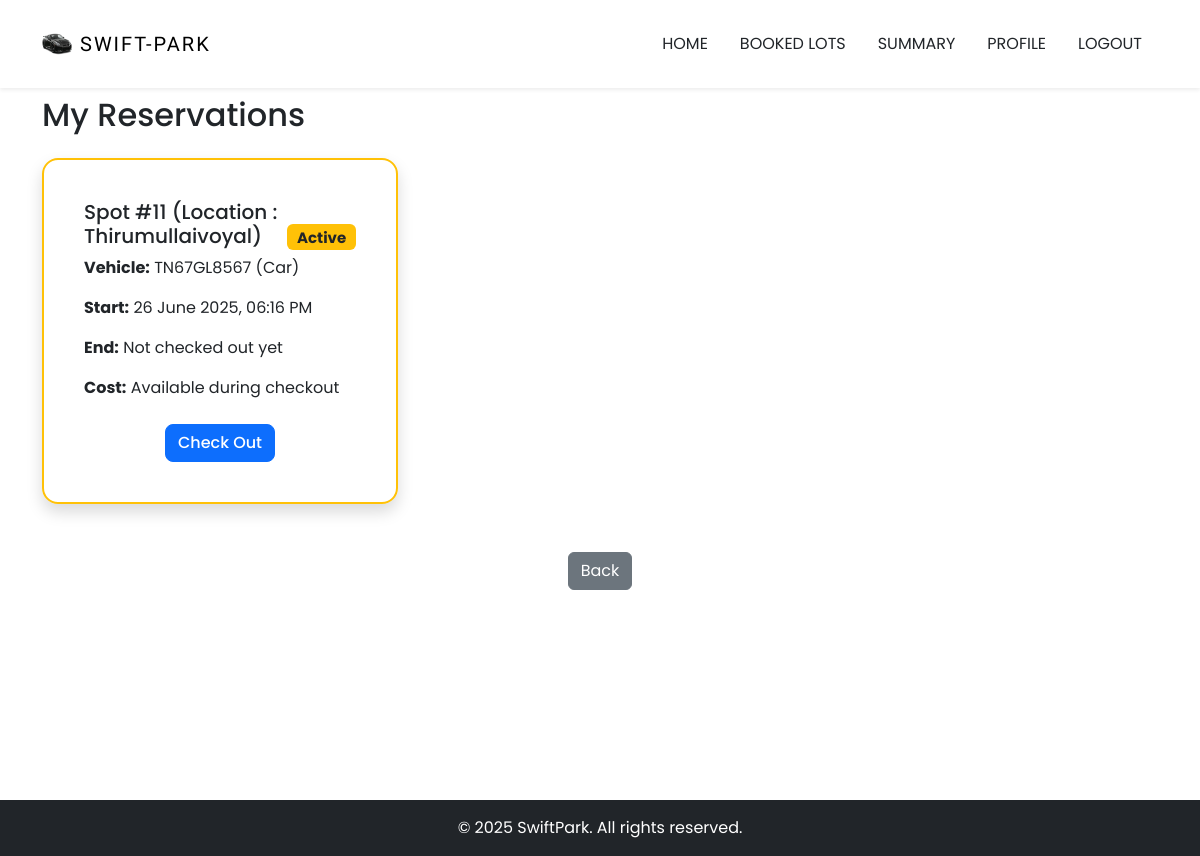
The app's page /user/my_reservations (signed in) with its own data.
### WorkSpace/models.py (models this page shows, shortened)
class Reservation(db.Model):
    id = db.Column(db.Integer, primary_key=True)
    lot_id = db.Column(db.Integer, db.ForeignKey('parking_lot.id'), nullable=False)
    spot_id = db.Column(db.Integer, db.ForeignKey('parking_spot.id'), nullable=False)
    user_id = db.Column(db.Integer, db.ForeignKey('user.id'), nullable=False)
    vehicle_id = db.Column(db.Integer, db.ForeignKey('vehicle.id'), nullable=False)
    parking_timestamp = db.Column(db.DateTime, nullable=False)
    leaving_timestamp = db.Column(db.DateTime, nullable=True)  # Now nullable
    parking_cost = db.Column(db.Float, nullable=True)          # Now nullable

class ParkingLot(db.Model):
    id = db.Column(db.Integer, primary_key=True)
    prime_location_name = db.Column(db.String(150), nullable=False)
    price = db.Column(db.Float, nullable=False)
    address = db.Column(db.String(250), nullable=False)
    pin_code = db.Column(db.Integer, nullable=False)
    maximum_number_of_spots = db.Column(db.Integer, nullable=False)
    is_deleted = db.Column(db.Boolean , default = False , nullable = False)
    spots = db.relationship('ParkingSpot', backref='lot', lazy=True)
    reservations = db.relationship('Reservation', backref='lot', lazy=True)

class Vehicle(db.Model):
    id = db.Column(db.Integer, primary_key=True)
    registration_number = db.Column(db.String(20), unique=True, nullable=False)
    vehicle_type = db.Column(db.String(50))  # car, bus, lorry
    user_id = db.Column(db.Integer, db.ForeignKey('user.id'), nullable=False)
    reservations = db.relationship('Reservation', backref='vehicle', lazy=True)

### WorkSpace/routes.py (the view)
@routes.route('/user/my_reservations')
@login_required
def my_reservations() :
    reservations = Reservation.query.filter_by(user_id = current_user.id).all()
    return render_template('my_reservations.html' , reservations = reservations , now = datetime.now() )

### WorkSpace/templates/my_reservations.html (shortened to what this page needs)
{% extends "base.html" %}
{% block content %}
<div class="d-flex flex-column min-vh-100">
    <div class="container mt-5 pt-5 mb-5 flex-grow-1">
        <h2 class="mb-4">My Reservations</h2>
        {% if reservations %}
        <div class="row row-cols-1 row-cols-md-2 row-cols-lg-3 g-4">
            {% for r in reservations %}
            <div class="col">
                <div class=" card offer-content p-4 rounded-4 shadow {% if r.leaving_timestamp %}border-success{% else %}border-warning{% endif %}">
                    <div class="card-body">
                        <h5 class="card-title">
                            Spot #{{ r.spot_id }} (Location : {{ r.lot.prime_location_name}})
                            {% if r.leaving_timestamp %}
                                <span class="badge bg-success float-end">Checked Out</span>
                            {% else %}
                                <span class="badge bg-warning text-dark float-end">Active</span>
                            {% endif %}
                        </h5>
                        <p class="card-text"><strong>Vehicle:</strong> {{ r.vehicle.registration_number }} ({{ r.vehicle.vehicle_type }})</p>
                        <p class="card-text"><strong>Start:</strong> {{ r.parking_timestamp.strftime('%d %B %Y, %I:%M %p') }}</p>
                        <p class="card-text"><strong>End:</strong>
                            {% if r.leaving_timestamp %}
                                {{ r.leaving_timestamp.strftime('%d %B %Y, %I:%M %p') }}
                            {% else %}
                                Not checked out yet
                            {% endif %}
                        </p>
                        <p class="card-text"><strong>Cost:</strong>
                            {% if r.parking_cost %}
                                ₹{{ r.parking_cost }}
                            {% else %}
                                Available during checkout
                            {% endif %}
                        </p>
                        {% if not r.leaving_timestamp %}
                        <div class="text-center mt-4">
                            <a href="{{url_for('routes.checkout' , reservation_id = r.id)}}" class="btn btn-primary">Check Out</a>
                        </div>
                        {% endif %}
                    </div>
                </div>
            </div>
            {% endfor %}
        </div>
        <div class="text-center mt-5">
            <a href="{{ url_for('routes.user_dashboard') }}" class="btn btn-secondary">Back</a>
        </div>
        {% else %}
        <p class="text-muted">You haven't made any reservations yet.</p>
        <div class="text-center">
            <a href="{{ url_for('routes.user_dashboard') }}" class="btn btn-primary mt-3">Explore Parking Lots</a>
        </div>
        {% endif %}
    </div>
</div>
{% endblock %}

### WorkSpace/static/styling/styles.css (style rules this page uses)
html { scroll-behavior: smooth; }
:root { --lg-font: 'Kaisei Tokumin', serif; --sm-font: 'Poppins', sans-serif; --color: #ffffff; --black: black; }
body { font-family: 'Poppins' , 'sans-serif'; }
.offer-content { background-color: rgba(255, 255, 255, 0.03); border: 2px solid rgba(255, 255, 255, 0.08); box-shadow: 0 10px 30px rgba(0, 0, 0, 0.3); border-radius: 20px; backdrop-filter: blur(8px); padding: 40px; }
.card { transition: transform 0.2s ease, box-shadow 0.3s ease; border-radius: 16px; }
.btn-primary { border-radius: 8px; font-weight: 500; }

### records on screen
Reservation: spot_id "11", lot.prime_location_name "Thirumullaivoyal", shows "Active", vehicle.registration_number "TN67GL8567", vehicle.vehicle_type "Car", parking_timestamp "26 June 2025, 06:16 PM", shows "Not checked out yet", shows "Available during checkout"
